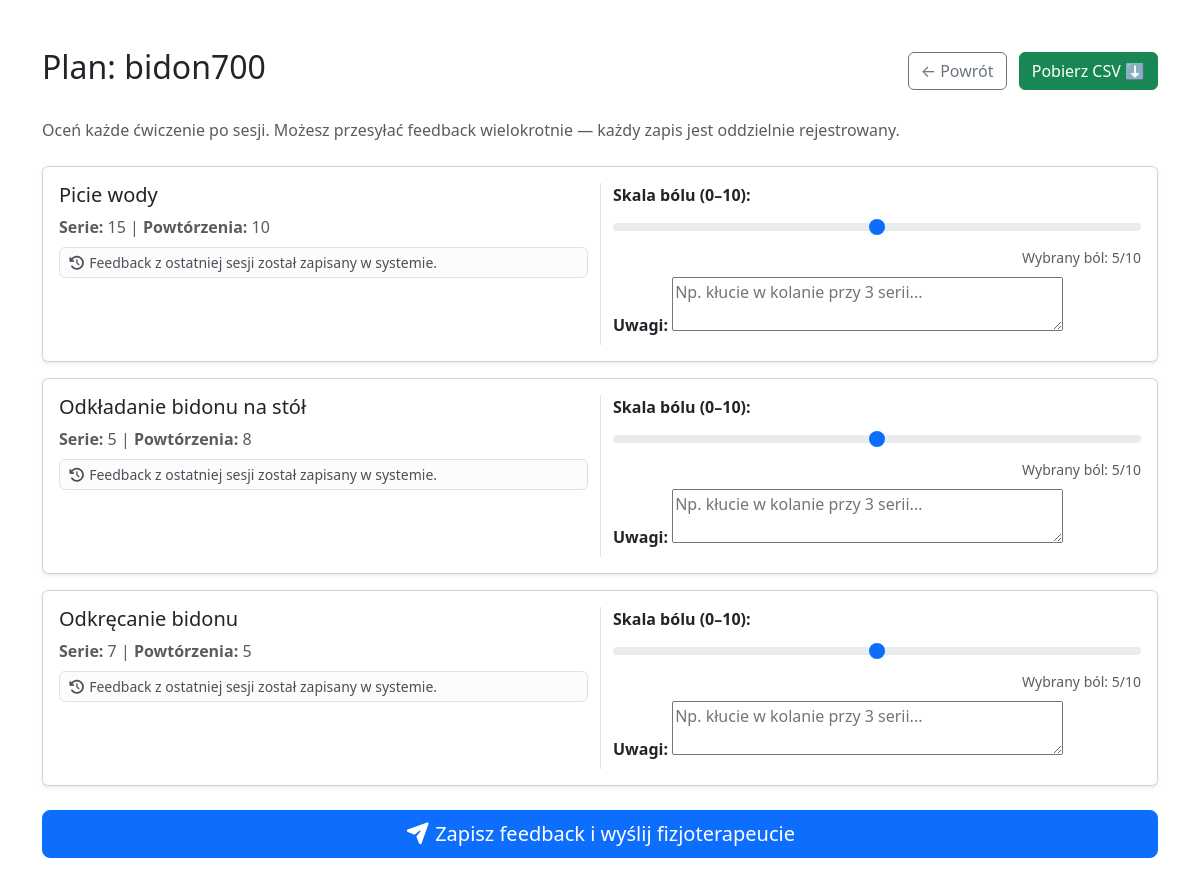
Page /plan/1/ (signed in) on the committed database.
### fizjoapp/models.py (models this page shows, shortened)
class PlanTreningowy(models.Model):
    fizjoterapeuta = models.ForeignKey('Fizjoterapeuta', on_delete=models.CASCADE, related_name='plany')
    pacjent = models.ForeignKey('Pacjent', on_delete=models.CASCADE, related_name='plany')
    nazwa = models.CharField(max_length=200)
    data_utworzenia = models.DateTimeField(auto_now_add=True)

class Cwiczenie(models.Model):
    plan = models.ForeignKey(PlanTreningowy, on_delete=models.CASCADE, related_name='cwiczenia')
    nazwa_cwiczenia = models.CharField(max_length=255)
    serie = models.IntegerField(default=3)
    powtórzenia = models.CharField(max_length=50)

### fizjoapp/views.py (the view)
# urls.py: path('plan/<int:plan_id>/', views.szczegoly_planu, name='szczegoly_planu'),
@login_required
def szczegoly_planu(request, plan_id):
    if not hasattr(request.user, 'pacjent'):
        return render(request, '403.html', status=403)
    pacjent = request.user.pacjent
    plan = get_object_or_404(PlanTreningowy, id=plan_id, pacjent=pacjent)
    cwiczenia = list(plan.cwiczenia.all())
    OcenaFormSet = modelformset_factory(
        OcenaCwiczenia,
        form=OcenaCwiczeniaForm,
        extra=len(cwiczenia)
    )
    if request.method == 'POST':
        formset = OcenaFormSet(request.POST, queryset=OcenaCwiczenia.objects.none())
        if formset.is_valid():
            for i, form in enumerate(formset.forms):
                if form.has_changed() and i < len(cwiczenia):
                    ocena = form.save(commit=False)
                    ocena.cwiczenie = cwiczenia[i]
                    ocena.pacjent = pacjent
                    ocena.save()
            return redirect('dashboard_sukces')
    else:
        formset = OcenaFormSet(queryset=OcenaCwiczenia.objects.none())
    ostatnie_oceny = {}
    for c in cwiczenia:
        ostatnia = c.oceny.filter(pacjent=pacjent).first()  # ordered by -data_oceny
        if ostatnia:
            ostatnie_oceny[c.id] = ostatnia
    zestaw = list(zip(cwiczenia, formset.forms))
    return render(request, 'szczegoly_planu.html', {
        'plan': plan,
        'zestaw': zestaw,
        'formset': formset,
        'ostatnie_oceny': ostatnie_oceny,
    })

### fizjoapp/templates/szczegoly_planu.html (shortened to what this page needs)
{% load static %}
<!doctype html>
<html lang="pl">
  <head>
    <link rel="stylesheet" href="{% static 'css/bootstrap.min.css' %}" />
    <link rel="stylesheet" href="{% static 'css/all.min.css' %}" />
  </head>
  <body>
    <div class="container mt-5">
      <div class="d-flex justify-content-between align-items-center mb-4">
        <h2>Plan: {{ plan.nazwa }}</h2>
        <div>
          <a
            href="{% url 'plany_treningowe' %}"
            class="btn btn-outline-secondary me-2"
            >← Powrót</a
          >
          <a
            href="{% url 'eksportuj_plan_csv' plan.id %}"
            class="btn btn-success"
            >Pobierz CSV ⬇️</a
          >
        </div>
      </div>
      <p class="text-muted mb-4">
        Oceń każde ćwiczenie po sesji. Możesz przesyłać feedback wielokrotnie —
        każdy zapis jest oddzielnie rejestrowany.
      </p>
      <form method="POST">
        {% for cwiczenie, form in zestaw %}
        <div class="card mb-3 p-3 shadow-sm">
          <div class="row">
            <div class="col-md-6">
              <h5>{{ cwiczenie.nazwa_cwiczenia }}</h5>
              <p class="mb-1 text-muted">
                <strong>Serie:</strong> {{ cwiczenie.serie }} |
                <strong>Powtórzenia:</strong> {{ cwiczenie.powtórzenia }}
              </p>
              {% if ostatnie_oceny %}
              <div class="alert alert-light border mt-2 py-1 px-2 small">
                <i class="fas fa-history"></i> Feedback z ostatniej sesji został zapisany w systemie.
              </div>
              {% endif %}
            </div>
            <div class="col-md-6 border-start">
              <div class="form-group">
                <label class="form-label"
                  ><strong>Skala bólu (0–10):</strong></label
                >
                {{ form.skala_bolu }}
                <div class="text-end">
                  <small class="text-muted"
                    >Wybrany ból: <span class="range-val">5</span>/10</small
                  >
                </div>
              </div>
              <div class="form-group mt-2">
                <label class="form-label"><strong>Uwagi:</strong></label>
                {{ form.uwagi }}
              </div>
            </div>
          </div>
        </div>
        {% endfor %}
        <div class="mt-4 mb-5">
          <button type="submit" class="btn btn-primary btn-lg w-100">
            <i class="fas fa-paper-plane"></i> Zapisz feedback i wyślij
            fizjoterapeucie
          </button>
        </div>
      </form>
    </div>
  </body>
</html>

### rows in the picture
PlanTreningowy: nazwa "bidon700"
Cwiczenie: nazwa_cwiczenia "Picie wody", serie "15", powtórzenia "10"
Cwiczenie: nazwa_cwiczenia "Odkładanie bidonu na stół", serie "5", powtórzenia "8"
Cwiczenie: nazwa_cwiczenia "Odkręcanie bidonu", serie "7", powtórzenia "5"
